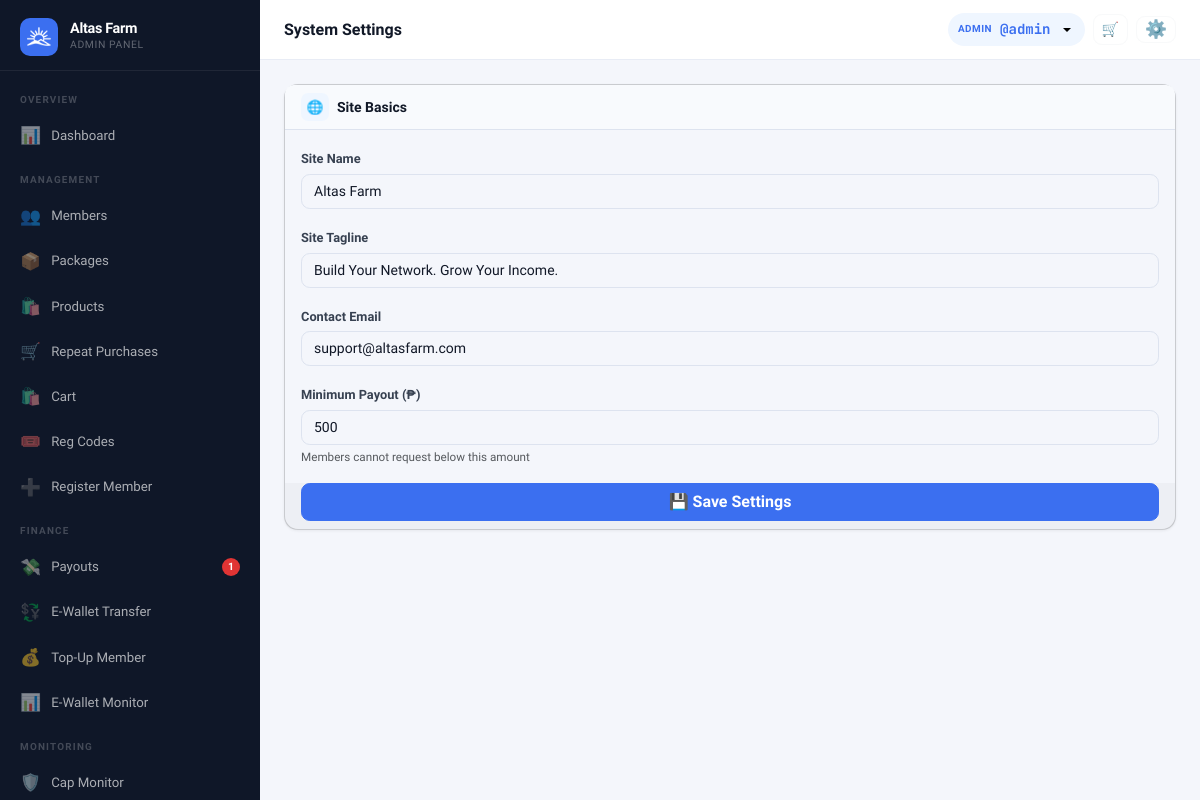
Screenshot of /?page=admin_settings (signed in) with the database file from the repository.
### tables this page shows
CREATE TABLE settings (
  key_name   VARCHAR(80) NOT NULL PRIMARY KEY,
  value      TEXT        NOT NULL,
  updated_at TIMESTAMP DEFAULT CURRENT_TIMESTAMP ON UPDATE CURRENT_TIMESTAMP
);

CREATE TABLE users (
  id                INT UNSIGNED AUTO_INCREMENT PRIMARY KEY,
  username          VARCHAR(40)  NOT NULL UNIQUE,
  password_hash     VARCHAR(255) NOT NULL,
  role              ENUM('member','admin') NOT NULL DEFAULT 'member',
  package_id        INT UNSIGNED NULL,
  reg_code_id           INT UNSIGNED NULL,
  reg_payment_method    ENUM('code','ewallet','pending') NOT NULL DEFAULT 'code',
  reg_paid_by           INT UNSIGNED NULL,

   
  sponsor_id        INT UNSIGNED NULL,
  binary_parent_id  INT UNSIGNED NULL,
  binary_position   ENUM('left','right') NULL,

   
  left_count        INT UNSIGNED NOT NULL DEFAULT 0,
  right_count       INT UNSIGNED NOT NULL DEFAULT 0,
  pairs_paid        INT UNSIGNED NOT NULL DEFAULT 0,
  pairs_flushed     INT UNSIGNED NOT NULL DEFAULT 0,
  pairs_paid_today  INT UNSIGNED NOT NULL DEFAULT 0,   

   
  left_pv           DECIMAL(14,2) NOT NULL DEFAULT 0.00 COMMENT 'Accumulated PV on left binary leg',
  right_pv          DECIMAL(14,2) NOT NULL DEFAULT 0.00 COMMENT 'Accumulated PV on right binary leg',
  paired_pv         DECIMAL(14,2) NOT NULL DEFAULT 0.00 COMMENT 'Total paired PV lifetime',
  paired_pv_today   DECIMAL(14,2) NOT NULL DEFAULT 0.00 COMMENT 'Paired PV today (reset by midnight cron)',
  flushed_pv        DECIMAL(14,2) NOT NULL DEFAULT 0.00 COMMENT 'PV flushed in binary pairing',
  personal_pv       DECIMAL(14,2) NOT NULL DEFAULT 0.00 COMMENT 'Personal sales PV from downline product purchases',
  group_pv          DECIMAL(14,2) NOT NULL DEFAULT 0.00 COMMENT 'Group sales PV from downline',

   
  lifetime_earned       DECIMAL(14,2) NOT NULL DEFAULT 0.00,
  cap_status            ENUM('active','capped','perminact') NOT NULL DEFAULT 'active',
  capping_bypass        TINYINT(1)   NOT NULL DEFAULT 0,
  daily_cap_bypass      TINYINT(1)   NOT NULL DEFAULT 0,
  capped_at             TIMESTAMP NULL,
  last_reactivation_at  TIMESTAMP NULL,
  dfi_days_used         INT UNSIGNED NOT NULL DEFAULT 0,
  dfi_active            TINYINT(1)   NOT NULL DEFAULT 1,
  cd_active             TINYINT(1)   NOT NULL DEFAULT 0,
  ewallet_sent_today      DECIMAL(12,2) NOT NULL DEFAULT 0.00,
  ewallet_sent_this_week  DECIMAL(12,2) NOT NULL DEFAULT 0.00,

   
  full_name         VARCHAR(120) NULL,
  email             VARCHAR(120) NULL,
  mobile            VARCHAR(20)  NULL,
  gcash_number       VARCHAR(20)  NULL,
  maya_number        VARCHAR(20)  NULL,
  usdt_trc20_address VARCHAR(100) NULL,
  usdt_bep20_address VARCHAR(100) NULL,
  address            TEXT         NULL,
  photo             VARCHAR(200) NULL,

  ewallet_balance       DECIMAL(14,2) NOT NULL DEFAULT 0.00,
  withdrawable_balance  DECIMAL(14,2) NOT NULL DEFAULT 0.00,
  status                ENUM('active','suspended','pending') NOT NULL DEFAULT 'active',
  joined_at         TIMESTAMP DEFAULT CURRENT_TIMESTAMP,
  last_login        TIMESTAMP NULL,

  FOREIGN KEY (sponsor_id)       REFERENCES users(id) ON DELETE SET NULL,
  FOREIGN KEY (binary_parent_id) REFERENCES users(id) ON DELETE SET NULL,
  FOREIGN KEY (package_id)       REFERENCES packages(id) ON DELETE SET NULL
);

### views/admin/settings.php (the view, shortened to what the rows shown need)
<?php require 'views/partials/head.php'; ?>
<?php require 'views/partials/sidebar_admin.php'; ?>
<div class="main-content">
  <?php require 'views/partials/topbar.php'; ?>
  <div class="page-content">
    <div class="tab-content">
        <div class="tab-pane fade show active" id="tabPane-basics" role="tabpanel">
          <form method="POST" action="<?= APP_URL ?>/?page=admin_save_settings">
            <div class="card">
              <div class="card-body">
                <div class="mb-3">
                  <label class="form-label">Site Tagline</label>
                  <input type="text" name="site_tagline" class="form-control" value="<?= e(setting('site_tagline')) ?>">
                </div>
                <div class="mb-3">
                  <label class="form-label">Contact Email</label>
                  <input type="email" name="contact_email" class="form-control" value="<?= e(setting('contact_email')) ?>">
                </div>
                <div class="mb-0">
                  <label class="form-label">Minimum Payout (₱)</label>
                  <input type="number" name="min_payout" class="form-control" min="0" step="0.01" value="<?= e(setting('min_payout', '500')) ?>">
                  <div class="form-text">Members cannot request below this amount</div>
                </div>
              </div>
            </div>
          </form>
        </div>
      </div>
  </div>
</div>
<?php require 'views/partials/footer.php'; ?>

### views/partials/sidebar_admin.php (shortened to what the rows shown need)
<?php
$cp = current_page();
$user = Auth::user();
$initial = strtoupper(substr($user['username'] ?? 'A', 0, 1));
$pendingPayouts = (int)db()->query("SELECT COUNT(*) FROM payout_requests WHERE status='pending'")->fetchColumn();
$pendingMembers = (int)db()->query("SELECT COUNT(*) FROM users WHERE role='member' AND status='pending'")->fetchColumn();
function renderAdminNav($cp, $user, $initial, $pendingPayouts, $pendingMembers)
{ ?>
  <div class="sidebar-brand">
    <div>
      <div class="brand-name"><?= e(setting('site_name', APP_NAME)) ?></div>
      <div class="brand-sub">Admin Panel</div>
    </div>
  </div>
<?php } ?>
<div class="sidebar d-none d-lg-flex flex-column">
  <?php renderAdminNav($cp, $user, $initial, $pendingPayouts, $pendingMembers); ?>
</div>

### views/partials/topbar.php (shortened to what the rows shown need)
<?php
if (isset($_GET['page']) && $_GET['page'] === 'admin_user_view' && !empty($_GET['id']) && Auth::isAdmin()) {
  $user = getUserById((int)$_GET['id']);
  if (!$user) {
    flash('error', 'User not found.');
    redirect('/?page=admin_users');
  }
} else {
  $user = Auth::user();
}
?>
<div class="topbar-wrapper no-print">
  <div class="d-flex align-items-center gap-2">
    <div class="dropdown">
      <button class="topbar-balance border-0 dropdown-toggle" type="button"
        data-bs-toggle="dropdown" aria-expanded="false"
        title="<?= e($user['username'] ?? '') ?>" style="cursor:pointer;">
        <span class="bal-label"><?= Auth::isAdmin() ? 'Admin' : 'User' ?></span>
        <span class="bal-amount">@<?= e($user['username'] ?? '') ?></span>
      </button>
    </div>
  </div>
</div>

### rows the page displays
settings: value "Altas Farm"
users: username "admin"
settings: site_tagline "Build Your Network. Grow Your Income."
settings: contact_email "support@altasfarm.com"
settings: min_payout "500"

### other values shown
$pendingPayouts "1"
$pageTitle "System Settings"
